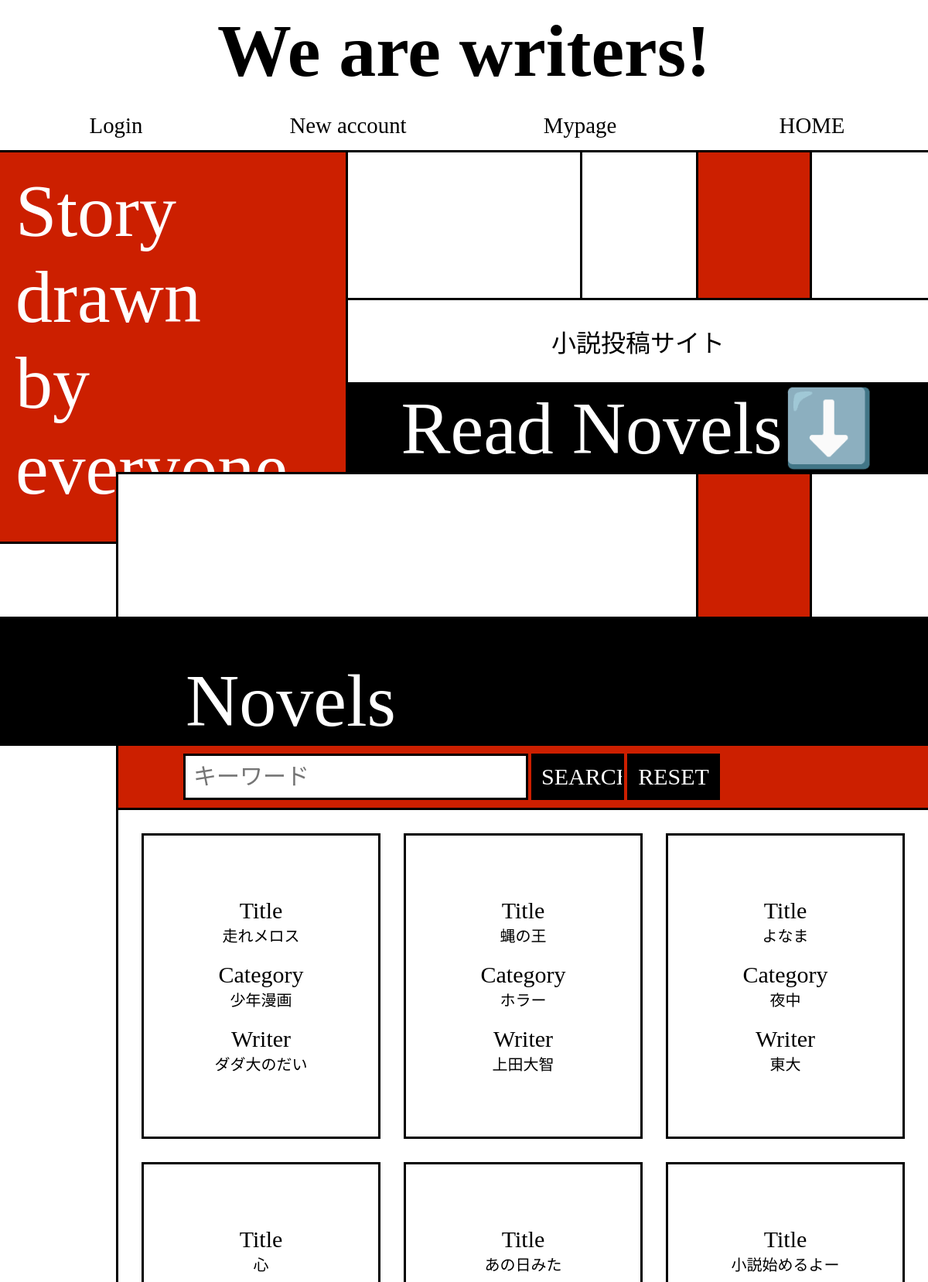
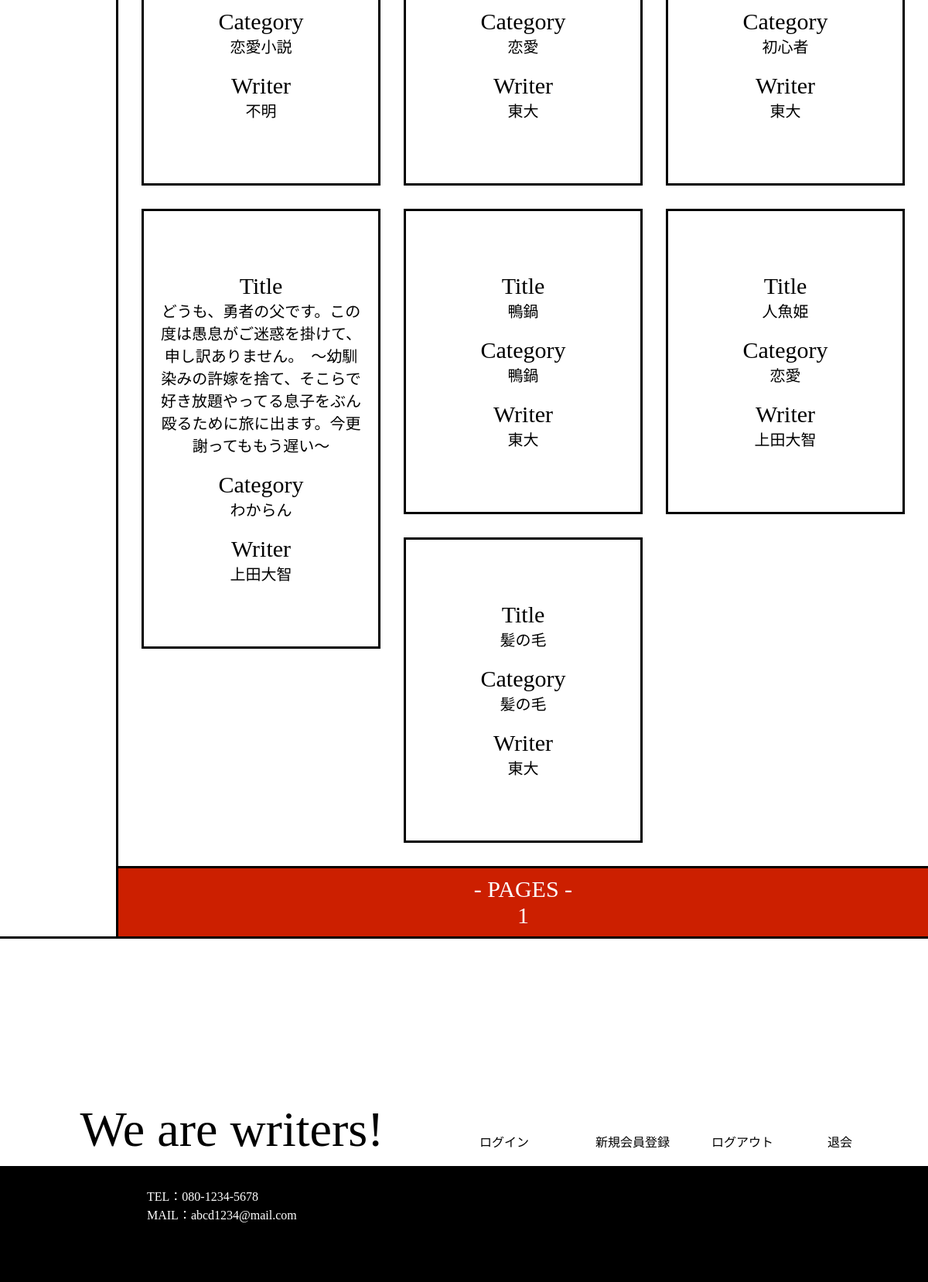
The page / on the database its author committed (2 pictures, top to bottom).
### tables this page shows
CREATE TABLE `novels` (
  `id` int(11) NOT NULL COMMENT 'id',
  `user_id` int(11) NOT NULL COMMENT 'ユーザーid照会',
  `novel_title` varchar(100) NOT NULL COMMENT '小説のタイトル',
  `summery` varchar(1000) NOT NULL COMMENT '小説の概要',
  `category` varchar(100) DEFAULT NULL COMMENT '小説のカテゴリー',
  `favorite_count` int(11) NOT NULL DEFAULT '0' COMMENT 'お気に入り登録の人数'
);

CREATE TABLE `users` (
  `id` int(11) NOT NULL,
  `name` varchar(100) NOT NULL COMMENT 'ユーザー名',
  `email` varchar(100) NOT NULL COMMENT 'メールアドレス',
  `password` varchar(200) NOT NULL COMMENT 'ログイン時のパスワード',
  `user_type` tinyint(4) NOT NULL COMMENT '0:仮登録 1:一般 2:管理者',
  `password_reset_token` varchar(200) DEFAULT NULL COMMENT 'パスワード再設定時とユーザー登録の際に使う'
);

### index.php (the view, shortened to what this page needs)
<?php
try {
  $dbh = new PDO('mysql:host='.DB_HOST.'; dbname='.DB_NAME.'; chaarset=utf8', DB_USER, DB_PASSWORD);
} catch (PDOException $e) {
  $msg = $e->getMessage();
}
$limit = 20;
$startLine = $limit * (($_GET['page'] ?? 1) -1);
$sql = "SELECT * FROM novels ORDER BY id LIMIT {$limit} OFFSET {$startLine}";
$stmt = $dbh->prepare($sql);
$stmt->execute();
$novels = $stmt->fetchAll();
$max_page = floor(count($novels) / 20);
include('./common/header.php');
?>
    <div class="top_page">
            <div class="top1">Story <br>drawn <br>by everyone</div>
            <div class="top2">Read Novels⬇️</div>
            <div class="top3"></div>
            <div class="top4">小説投稿サイト</div>
            <div class="top5"></div>
            <div class="top6"></div>
            <div class="top7"></div>
            <div class="top8"></div>
          </div>
    <div class="page">
      <div class="page_title">Novels</div>
      <div class="serch_box">
      <form method="post">
          <input type="text" name="" id="search_value" placeholder="キーワード">
          <input type="button" name="" id="search_button" value="SEARCH">
          <input type="button" name="" id="search_reset" value="RESET">
       </form>
      </div>
      <div class="novels">
       <?php foreach($novels as $novel){ ?>
        <?php
        $novel_id = $novel["user_id"];
        $sql="SELECT * FROM users WHERE id = $novel_id";
        $stmt = $dbh->prepare($sql);
        $stmt->execute();
        $users = $stmt->fetch();
        ?>
        <a href="http://<?= $_SERVER['HTTP_HOST'] ?>/novel/novel_summery.php?novel_id=<?= $novel["id"] ?>" class="nav_button">
        <div class="novel">
        <p><div class="cool">Title</div><?= $novel['novel_title'] ?></p>
          <p><div class="cool">Category</div><?= $novel['category'] ?></p>
          <p><div class="cool">Writer</div><?= $users['name'] ?? '不明' ?></p>
          </div>
          </a>
          <?php } ?>
      </div>
      <div class='paging'>
        <div>- PAGES -</div>
        <?php
        for($i=1;$i<=$max_page+1;$i++) {
          if(($_GET['page'] ?? 1) == $i) {
            echo $i;
          } else {
            echo "<a href='?page=".$i."'>".($i)."</a>";
          }
        }
        ?>
      </div>
    </div>
<?php
include('./common/footer.php');
?>

### common/header.php (shortened to what this page needs)
<!DOCTYPE html>
<html lang="ja" dir="ltr">
<head>
  <link rel="stylesheet" href="http://<?= $_SERVER['HTTP_HOST'] ?>/asset/css/base.css">
  <link rel="stylesheet" href="http://<?= $_SERVER['HTTP_HOST'] ?>/asset/css/header.css">
  <link rel="stylesheet" href="http://<?= $_SERVER['HTTP_HOST'] ?>/asset/css/footer.css">
  <link rel="stylesheet" href="http://<?= $_SERVER['HTTP_HOST'] ?>/asset/css/form.css">
  <link rel="stylesheet" href="http://<?= $_SERVER['HTTP_HOST'] ?>/asset/css/novel.css">
  <link rel="stylesheet" href="http://<?= $_SERVER['HTTP_HOST'] ?>/asset/css/novel_summary.css">
  <link rel="stylesheet" href="http://<?= $_SERVER['HTTP_HOST'] ?>/asset/css/novel_view.css">
</head>
<body>
  <div class="header">
      <div class="title" href="http://<?= $_SERVER['HTTP_HOST'] ?>/index.php"><h1>We are writers!</h1></div>
      <div class="nav">
      <a href="http://<?= $_SERVER['HTTP_HOST'] ?>/account/login.php" class="login">Login</a>
      <a href="http://<?= $_SERVER['HTTP_HOST'] ?>/account/account_create.php" class="new_account">New account</a>
      <a href="http://<?= $_SERVER['HTTP_HOST'] ?>/account/mypage.php" class="mypage">Mypage</a>
      <a href="http://<?= $_SERVER['HTTP_HOST'] ?>/index.php" class="home">HOME</a>
      </div>
  </div>

### common/footer.php
<div class="footer">
    <div class="footer_title">We are writers!</div>
            <div class="footer_login"><a href="http://<?= $_SERVER['HTTP_HOST'] ?>/account/login.php">ログイン</a></div>
            <div class="footer_new_account"><a href="http://<?= $_SERVER['HTTP_HOST'] ?>/account/account_create.php">新規会員登録</a></div>
            <div class="footer_logout"><a href="http://<?= $_SERVER['HTTP_HOST'] ?>/account/logout.php">ログアウト</a></div>
            <div class="footer_leave"><a href="http://<?= $_SERVER['HTTP_HOST'] ?>/account/leave.php">退会</a></div>
</div>
<div class="footer2">
    <div class="inquiry">
        <ul>
            <li>TEL：080-1234-5678</li>
            <li>MAIL：abcd1234@mail.com</li>
        </ul>
    </div>
</div>
</body>
</html>

### asset/css/base.css (style rules this page uses)
body { margin: 0; padding: 0; }
.top_page { width: 100%; height: 75vh; display: grid; gap: 0; grid-template-columns: 1fr 1fr 1fr 1fr 1fr 1fr 1fr 1fr; grid-template-rows: 1fr 1fr 1fr 1fr 1fr 1fr; border-bottom: solid #000 ; background-color: #fff; }
.top1 { font-family: 'Impact'; grid-row: 1/6; grid-column: 1/4; font-size: 600%; background-color: #cc1f00; color: #fff; padding: 20px; border-right: #000 solid; border-bottom: #000 solid; }
.top2 { grid-column: 4/9; grid-row: 4/5; border-top: solid #000; color: #fff; font-size: 600%; text-align: center; font-family: 'Impact'; background-color: #000; }
.top3 { grid-row: 5/7; grid-column: 2/9; border-left: solid #000; border-top: solid #000; background-color: #fff; }
.top4 { grid-row: 3/4; grid-column: 4/9; font-size: 200%; border-top: solid #000; background-color: #fff; color: #000; font-family: 'HiraMinProN-W6'; padding: 30px; text-align: center; z-index: 1; }
.top5 { grid-row: 1/4; grid-column: 7/8; border-left: solid #000; border-right: solid #000; background-color: #cc1f00; }
.top6 { grid-row: 5/7; grid-column: 7/8; border-left: solid #000; border-top: #000 solid; border-right: solid #000; background-color: #cc1f00; }
.top7 { grid-row: 1/4; grid-column: 6/7; border-left: solid #000; background-color: #fff; }
.page { width: 100%; display: grid; gap: 0; grid-template-columns: 1fr 1fr 1fr 1fr 1fr 1fr 1fr 1fr; grid-template-rows: auto ; background-color: #fff; }
.page_title { font-family: Impact; grid-column: 1/9; grid-row: 1; padding: 0px 20% ; font-size:600%; padding-top: 50px; border-bottom: solid #000; background-color: #000; color: #fff; }

### asset/css/header.css (style rules this page uses)
.title { grid-column: 1/9; grid-row: 1; padding-top:10px; padding-bottom:10px; color: #000; }
.title h1 { text-align: center; font-size:600%; font-family:'Impact'; margin: auto; }
.header { width: 100%; display: grid; gap: 0; grid-template-columns: 1fr 1fr 1fr 1fr 1fr 1fr 1fr 1fr; grid-template-rows: auto ; background-color: #fff; z-index: 999999; }
.login { grid-column: 1/3; grid-row:2; text-align: center; font-size: 180%; padding-top:15px; padding-bottom: 15px; font-family:'Times New Roman'; transition: 0.5s; border-bottom: solid #000; z-index: 999999; }
.new_account { grid-column: 3/5; grid-row:2; text-align: center; font-size: 180%; padding-top:15px; padding-bottom: 15px; font-family:'Times New Roman'; transition: 0.5s; border-bottom: solid #000; z-index: 999999; }
.mypage { grid-column: 5/7; grid-row:2; text-align: center; font-size: 180%; padding-top:15px; padding-bottom: 15px; font-family:'Times New Roman'; transition: 0.5s; border-bottom: solid #000; z-index: 999999; }
.home { grid-column: 7/9; grid-row:2; text-align: center; font-size: 180%; padding-top:15px; padding-bottom: 15px; font-family:'Times New Roman'; transition: 0.5s; border-bottom: solid #000; z-index: 999999; }
a { color: #000; text-decoration: none; }
.nav { grid-column: 1/9; grid-row:2; width: 100%; display: grid; gap: 0; grid-template-columns: 1fr 1fr 1fr 1fr 1fr 1fr 1fr 1fr; grid-template-rows: auto ; background-color: #fff; z-index: 999999; }

### asset/css/footer.css (style rules this page uses)
.footer { padding-top: 200px; width: 100%; background-color: #fff; display: grid; gap: 0; grid-template-columns: 1fr 1fr 1fr 1fr 1fr 1fr 1fr 1fr; grid-template-rows: auto ; border-top: solid #000; }
.footer_title { grid-column: 1/5; grid-row: 1; padding-top:10px; padding-bottom:10px; text-align: center; font-size:400%; font-family:'Impact'; margin: auto; }
.footer_login { font-family: serif; align-self:end; padding:20px; transition: 0.5s; }
.footer_logout { font-family: serif; align-self:end; padding:20px; transition: 0.5s; }
.footer_new_account { font-family: serif; align-self:end; padding:20px; transition: 0.5s; }
.footer_leave { font-family: serif; align-self:end; padding:20px; transition: 0.5s; }
.footer2 { padding-bottom: 50px; width: 100%; background-color: #000; display: grid; gap: 0; grid-template-columns: 1fr 1fr 1fr 1fr 1fr 1fr 1fr 1fr; grid-template-rows: auto ; }
.footer2 .inquiry { color: #fff; grid-column: 2/5; grid-row: 1; padding-top:10px; padding-bottom:10px; }
.footer2 ul { list-style: none; }
a { color: #000; text-decoration: none; }

### rows shown on the page
novels: novel_title "走れメロス", category "少年漫画", user.name "ダダ大のだい"
novels: novel_title "心", category "恋愛小説", name "不明"
novels: novel_title "どうも、勇者の父です。この度は愚息がご迷惑を掛けて、申し訳ありません。 〜幼馴染みの許嫁を捨て、そこらで好き放題やってる息子をぶん殴るために旅に出ます。今更謝ってももう遅い〜", category "わからん", user.name "上田大智"
novels: novel_title "蝿の王", category "ホラー", user.name "上田大智"
novels: novel_title "あの日みた", category "恋愛", user.name "東大"
novels: novel_title "鴨鍋", category "鴨鍋", user.name "東大"
novels: novel_title "髪の毛", category "髪の毛", user.name "東大"
novels: novel_title "よなま", category "夜中", user.name "東大"
novels: novel_title "小説始めるよー", category "初心者", user.name "東大"
novels: novel_title "人魚姫", category "恋愛", user.name "上田大智"
